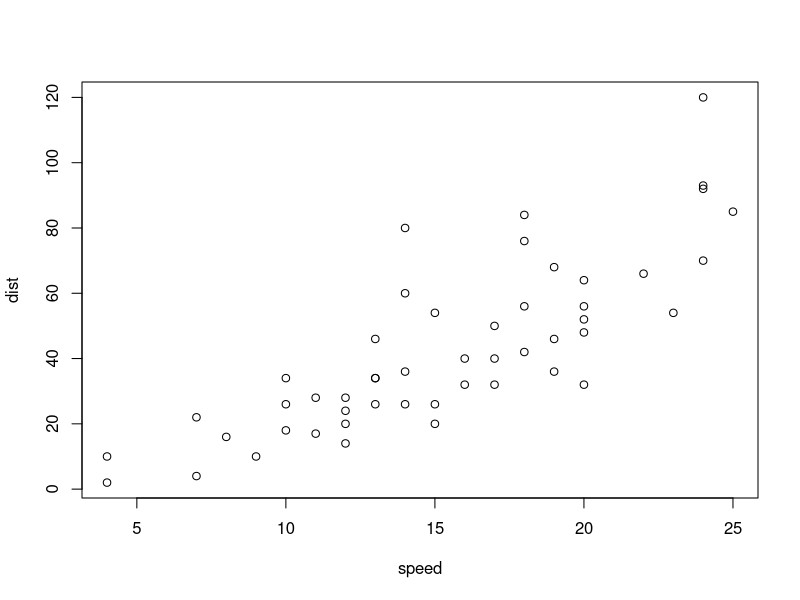
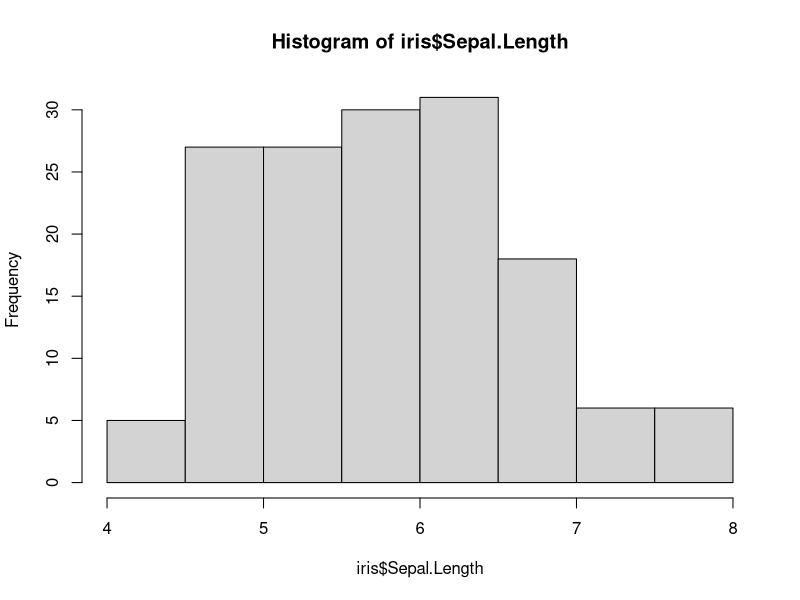
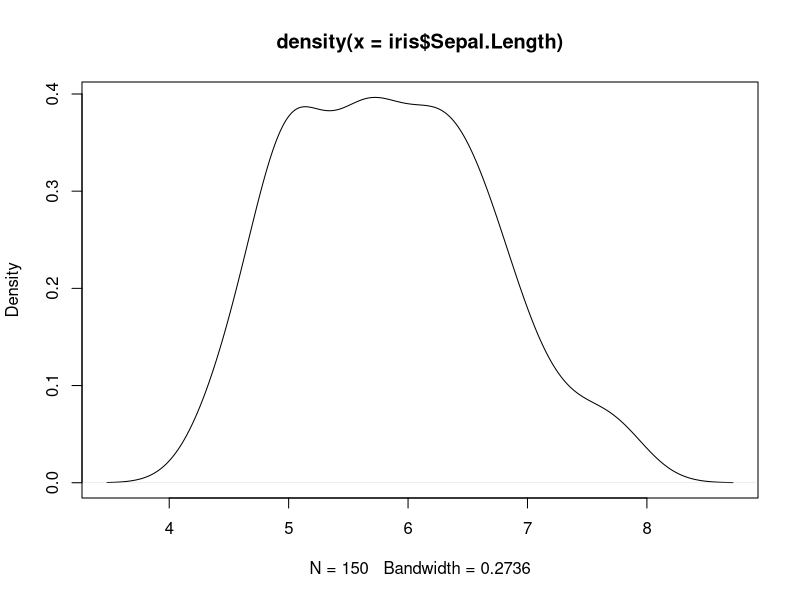
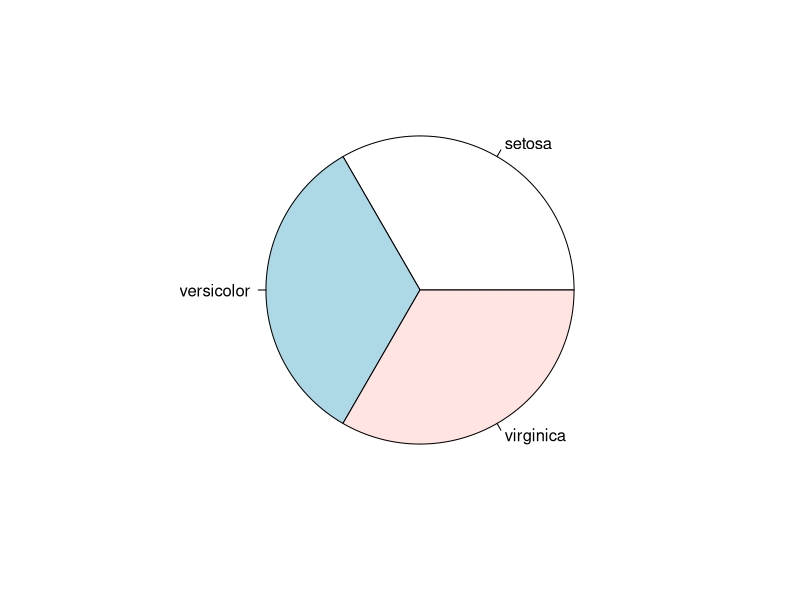
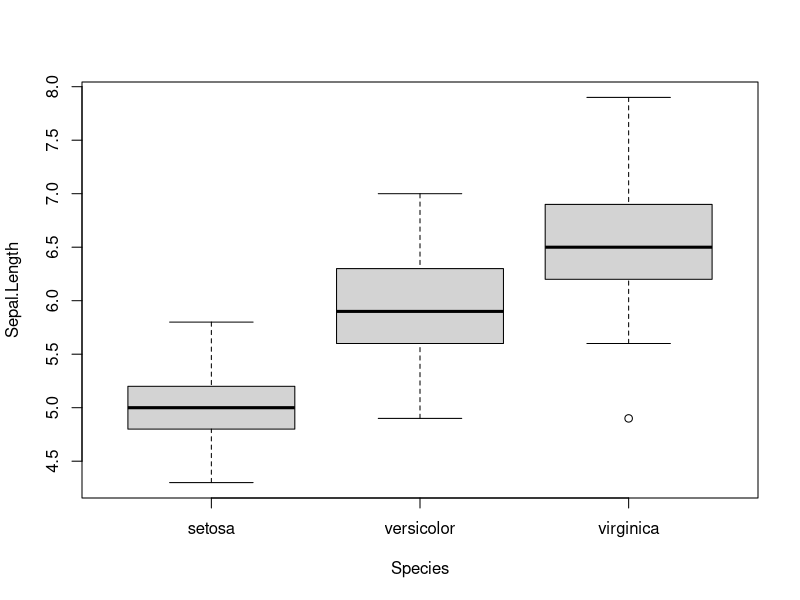
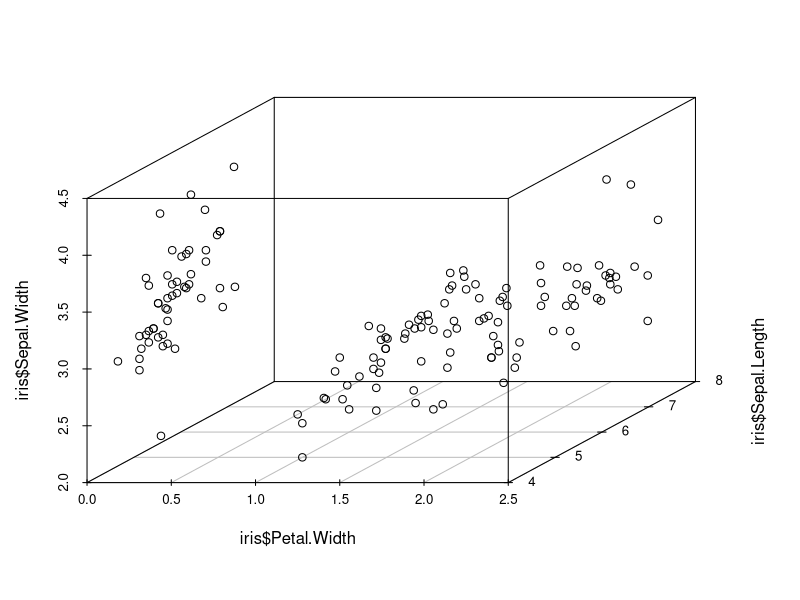
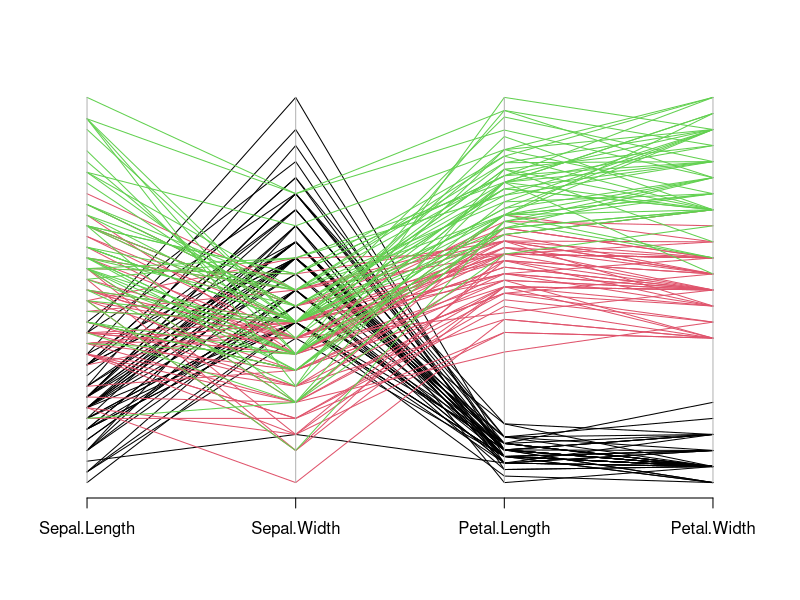
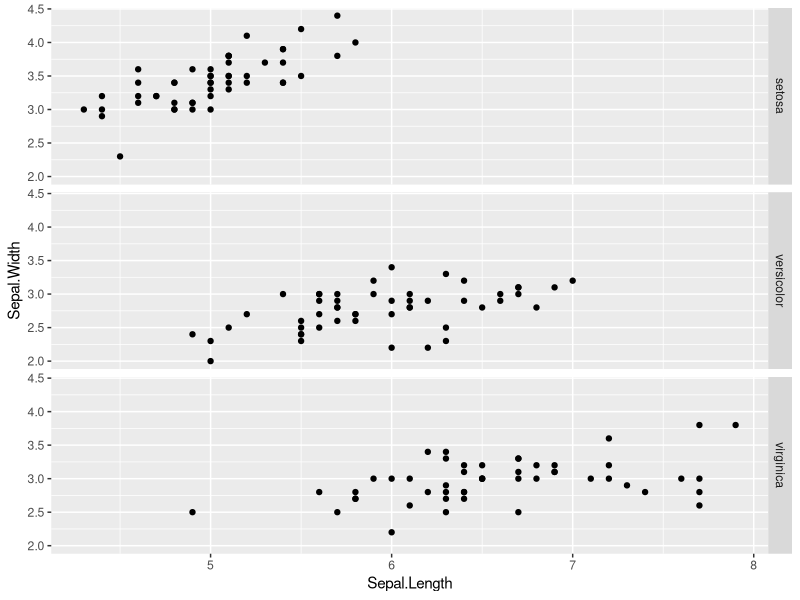

R code for these plots, in order: (Note: this script raises an error after producing the figures.)
## ---- chunk 1
summary(cars)
## ---- chunk 2
plot(cars)
## ---- chunk 3



#The Iris Data 
#http://cran.r-project.org/doc/contrib/Zhao_R_and_data_mining.pdf 
#See Section 1.3
#The data is included with R, so we just have to call it. 
#This is a traditional "Classification" Problem

iris<-iris
summary (iris)
str(iris)
hist(iris$Sepal.Length)
plot(density(iris$Sepal.Length))
pie(table(iris$Species))
cor(iris[,1:4])
aggregate(Sepal.Length ~ Species, summary, data=iris)
boxplot(Sepal.Length~Species, data=iris)
install.packages("scatterplot3d")
library(scatterplot3d)
scatterplot3d(iris$Petal.Width, iris$Sepal.Length, iris$Sepal.Width)
install.packages("scatterplot3d")
library(MASS)
parcoord(iris[1:4], col=iris$Species)
install.packages("ggplot2")
library(ggplot2)
qplot(Sepal.Length, Sepal.Width, data=iris, facets=Species ~.)

#1. Desribe what you find through visualizing the data. What intuition 
#would a classifier have to capture to categorize the data?

#This pulls out 70% for training data.
#This starts on P. 29 of http://cran.r-project.org/doc/contrib/Zhao_R_and_data_mining.pdf 

#This creates a vector indicator we will use to select our 
#training and test dataset 
set.seed(1234)
ind <- sample(2, nrow(iris), replace=TRUE, prob=c(0.7, 0.3))

#Select our training data
trainData <- iris[ind==1,]

#Select our test data
testData <- iris[ind==2,]
#This is a package that includes a decision Tree 
install.packages('party')
library(party)
#This specifies the forula
myFormula <- Species ~ Sepal.Length + Sepal.Width + Petal.Length + Petal.Width
#This generates the decision tree
iris_ctree <- ctree(myFormula, data=trainData)


#This creats a new variable 
trainData$pred_ctree<-predict(iris_ctree)
plot(iris_ctree)

table(trainData$pred_ctree, trainData$Species)
trainData$correct<-ifelse(trainData$pred_ctree==trainData$Species, 1, 0)

#This shows the percentage of the data correctly predicted.
summary(trainData$correct)

#2 Which class was most likely to be misclassified?  How many total were misclassified?
#3 Explain the logic found in the first node of the decision tree.    
#4 Rerun the analysis using only 20% of the data as a training.  What % is correct?

plot(iris_ctree, type="simple")
testData$pred_ctree <- predict(iris_ctree, newdata = testData)
testData$correct<-ifelse(testData$pred_ctree==testData$Species, 1, 0)

#5 What % of the predictions are correct in the test data?
#6 Would you expect the % classified correctly to be higher
#in the training or test analysis?


install.packages('randomForest')
library('randomForest')
rf <- randomForest(Species ~ ., data=trainData, ntree=100, proximity=TRUE)
trainData$pred_rf<-predict(rf)
table(trainData$pred_rf, trainData$Species)
print(rf) 
plot(rf)
importance(rf)


#7 Calculate the % classified corectly in the random forest prediction 
# for both the training and the test set.  

#8 What does "importance" tell us?

#K-means is an example of Unsupervised training.

iris2 <- iris[,1:4]
kmeans<- kmeans(iris2, 3)
iris$cluster<-kmeans$cluster
plot(iris2[c("Sepal.Length", "Sepal.Width")], col = kmeans$cluster)
points(kmeans$centers[,c("Sepal.Length", "Sepal.Width")], col=1:3, pch=8, cex=2)
table(iris$cluster, iris$Species)

#9  Which of the species is most separated between clusters?

install.packages('fpc')
library('fpc')
pamk <- pamk(iris2, 3)
pam <- pam(iris2, 3)

#10 the commands PAM and PAMK are two alternate clustering algorithms. 
#Assess relative ability to separate the data into clusters that 
#correspond with the data. 
install.packages('mlbench')
library(mlbench)
#http://rss.acs.unt.edu/Rdoc/library/mlbench/html/BostonHousing.html 
data(BostonHousing)
#medv   median value of owner-occupied homes in USD 1000's
# inspect the range which is 1-50
summary(BostonHousing$medv)


##
## model linear regression
##

lm.fit <- lm(medv ~ ., data=BostonHousing)

lm.predict <- predict(lm.fit)

summary(lm.fit)
#mean=22.53
mean(BostonHousing$medv)
# mean squared error: 21.89483
mean((lm.predict - BostonHousing$medv)^2) 

#This manually calcuates the R2
1-sum((lm.predict - BostonHousing$medv)^2)/sum((BostonHousing$medv-mean(BostonHousing$medv))^2)


plot(BostonHousing$medv, lm.predict,
     main="Linear regression predictions vs actual",
     xlab="Actual")


##
## model neural network
##
install.packages('nnet')
require(nnet)

# scale inputs: divide by 50 to get 0-1 range
nnet.fit <- nnet(medv/50 ~ ., data=BostonHousing, size=2) 
summary(nnet.fit)
# multiply 50 to restore original scale
nnet.predict <- predict(nnet.fit)*50 

# mean squared error: 16.40581
mean((nnet.predict - BostonHousing$medv)^2) 


plot(BostonHousing$medv, nnet.predict,
     main="Neural network predictions vs actual",
     xlab="Actual")

#11  Calculate the R2 that results from the nnet prediction.  

#12 Is the nnet prediction better or worse than the regression result?
#Why?
